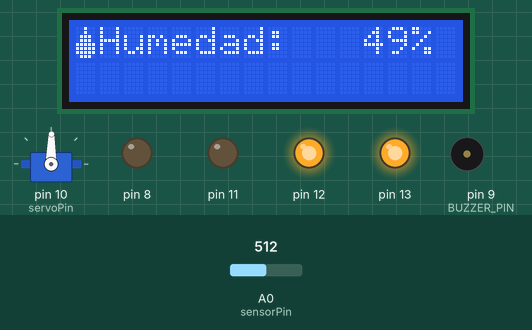
Bench run of a sketch on a simulated Arduino Uno, built with avr-gcc and run on an emulated ATmega328P. Shown: 16×2 character LCD, servo, output pins drawn as LEDs (lit = HIGH), buzzer (waves = sounding, pin HIGH). Dashed ring = blinking. Inputs (shaded band) come from the test bench; at power-on: A0 (sensorPin) = 512. What the sketch prints to the serial monitor is not drawn.

Above: at 1.2 s.
1.3 s: A0 (sensorPin) set to 912
At 2.2 s:
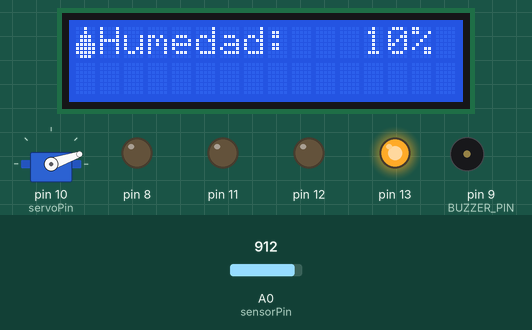
3.0 s: A0 (sensorPin) set to 927
At 3.6 s:
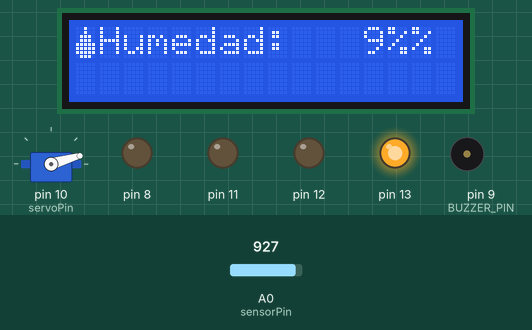
4.5 s: A0 (sensorPin) set to 190
At 5.9 s:
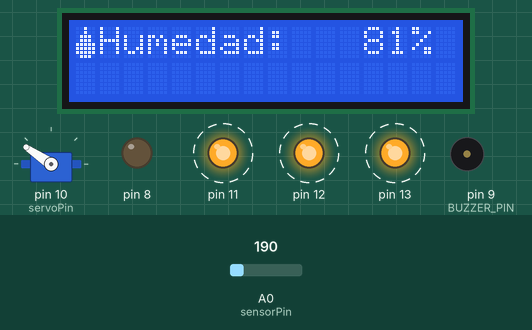
7.5 s: A0 (sensorPin) set to 306
At 9.5 s:
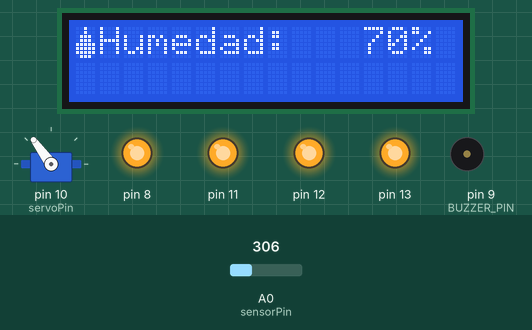
10.0 s: A0 (sensorPin) set to 210
At 10.9 s:
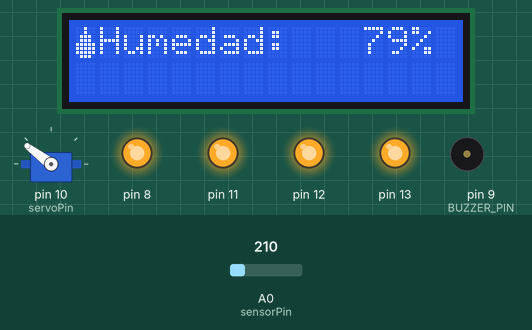
11.6 s: A0 (sensorPin) set to 183
At 13.0 s:
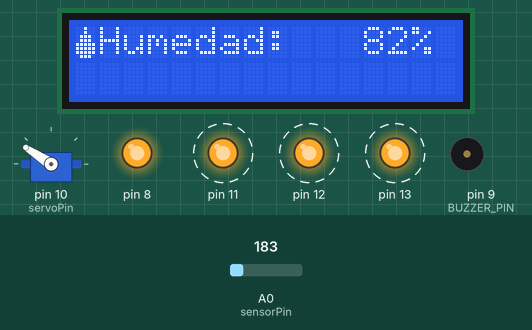
Timing chart, 0 to 14.6 s (numbered marks = the images above; inputs shaded):
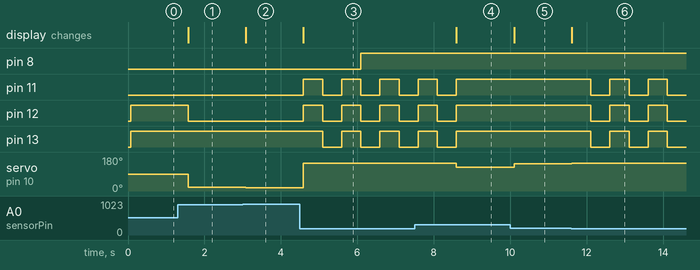

Measured:
- the behaviour switches between 920 and 921 on A0 (sensorPin) (found by bisection; images 1 and 2)
- the behaviour switches between 200 and 199 on A0 (sensorPin) (found by bisection; images 5 and 6)
- after the input at 1.3 s, pin 12: HIGH → LOW after 0.27 s; servo on pin 10 (servoPin): 89° → 19° after 0.27 s; the display: changes after 0.27 s (image 1)
- after the input at 3.0 s, servo on pin 10 (servoPin): 19° → 16° after 0.08 s; the display: changes after 0.08 s (image 2)
- after the input at 4.5 s, pin 8: LOW → HIGH after 1.6 s; pin 11, pin 12: alternates HIGH for 0.50 s and LOW for 0.50 s, starting after 0.09 s; pin 13: alternates HIGH for 0.50 s and LOW for 0.50 s, starting after 0.59 s; servo on pin 10 (servoPin): 16° → 146° after 0.09 s; the display: changes after 0.09 s (image 3)
- after the input at 7.5 s, pin 11–13: goes on until 8.6 s, then stays HIGH; servo on pin 10 (servoPin): 146° → 126° after 1.1 s; the display: changes after 1.1 s (image 4)
- after the input at 10.0 s, servo on pin 10 (servoPin): 126° → 143° after 0.10 s; the display: changes after 0.10 s (image 5)
- after the input at 11.6 s, pin 11–13: alternates HIGH for 0.50 s and LOW for 0.50 s, starting after 0.51 s; servo on pin 10 (servoPin): 143° → 147° at once; the display: changes at once (image 6)

The sketch:

Moisture_Sensor.ino
```cpp
#include <Servo.h>
#include <LiquidCrystal.h>

Servo myServo;
const int rs = 2;
const int en = 3;
const int digi4 = 4;
const int digi5 = 5;
const int digi6 = 6;
const int digi7 = 7;
LiquidCrystal lcd(rs, en, digi4, digi5, digi6, digi7);

#define BUZZER_PIN 9
#define NOTE_E5 200
#define NOTE_F5 600
#define NOTE_G5 800

const int servoPin = 10;
const int sensorPin = A0;
const int melody = NOTE_E5;
const int melody2 = NOTE_F5;
const int melody3 = NOTE_G5;

bool hasSounded1 = false;
bool hasSounded2 = false;
bool hasSounded3 = false;

byte waterDrop[8] = {
  B00100,
  B00100,
  B01110,
  B01110,
  B11111,
  B11111,
  B11111,
  B01110
};

void setup() {
  Serial.begin(9600);
  pinMode(13, OUTPUT);
  pinMode(12, OUTPUT);
  pinMode(11, OUTPUT);
  pinMode(8, OUTPUT);
  pinMode(BUZZER_PIN, OUTPUT);


  lcd.begin(16, 2);
  lcd.createChar(0, waterDrop);

  myServo.attach(servoPin);


}

void superexhaustBlink() {

    digitalWrite(13, HIGH);
  digitalWrite(12, HIGH);
  digitalWrite(11, HIGH);
  delay(500);
  digitalWrite(13, LOW);
  digitalWrite(12, LOW);
  digitalWrite(11, LOW);
  delay(500);
    digitalWrite(13, HIGH);
   digitalWrite(12, HIGH);
   digitalWrite(11, HIGH);
   delay(500);
   digitalWrite(13, LOW);
   digitalWrite(12, LOW);
   digitalWrite(11, LOW);
}
void hyperexhaustBlink() {
  tone(BUZZER_PIN, melody, 500);


    digitalWrite(13, HIGH);
  digitalWrite(12, HIGH);
  digitalWrite(11, HIGH);
  delay(200);
  digitalWrite(13, LOW);
  digitalWrite(12, LOW);
  digitalWrite(11, LOW);
  delay(200);
    digitalWrite(13, HIGH);
   digitalWrite(12, HIGH);
   digitalWrite(11, HIGH);
   delay(200);
   digitalWrite(13, LOW);
   digitalWrite(12, LOW);
   digitalWrite(11, LOW);
}


void loop() {


  int inicialMoisture = analogRead(sensorPin);
  int inicialAngle = map(inicialMoisture, 1023, 0, 0,
   180);
  int moistDisplay = map(inicialMoisture, 1023, 0, 0, 100);
  myServo.write(inicialAngle);

  lcd.setCursor(0, 0);

  lcd.write((uint8_t)0);
  lcd.print("Humedad:");
  lcd.setCursor(12, 0);
  lcd.print(moistDisplay);
  lcd.print("%");
  int moisture = analogRead(sensorPin);
  Serial.println(moisture);

  int servoAngle = map(moisture, 1023, 0, 0, 180);
  myServo.write(servoAngle);


  if (moisture > 683) {
    digitalWrite(13, HIGH);
    digitalWrite(12, LOW);
    digitalWrite(11, LOW);

    if (moisture >= 995 && moisture <= 1010 && !hasSounded1) {
      tone(BUZZER_PIN, melody, 500);
      hasSounded1 = true;
    }
    hasSounded2 = false;
    hasSounded3 = false;
  }
  else if (moisture <= 683 && moisture > 341) {
    digitalWrite(13, HIGH);
    digitalWrite(12, HIGH);
    digitalWrite(11, LOW);

    if (moisture >= 690 && moisture <= 684 && !hasSounded2) {
      tone(BUZZER_PIN, melody2, 500);
      hasSounded2 = true;
    }
    hasSounded1 = false;
    hasSounded3 = false;
  }
  else {
    digitalWrite(13, HIGH);
    digitalWrite(12, HIGH);
    digitalWrite(11, HIGH);

    if (moisture >= 67 && moisture <= 0 && !hasSounded3) {
      tone(BUZZER_PIN, melody3, 500);
      hasSounded3 = true;
    }
    hasSounded1 = false;
    hasSounded2 = false;
  }

 if (moisture < 200){
    superexhaustBlink();
 }
 if (moisture < 95){
    hyperexhaustBlink();
 }

  if (moisture <= 341) {
    digitalWrite(8, HIGH);
  } else {
    digitalWrite(8, LOW);
  }

  delay(500);
    }
```
